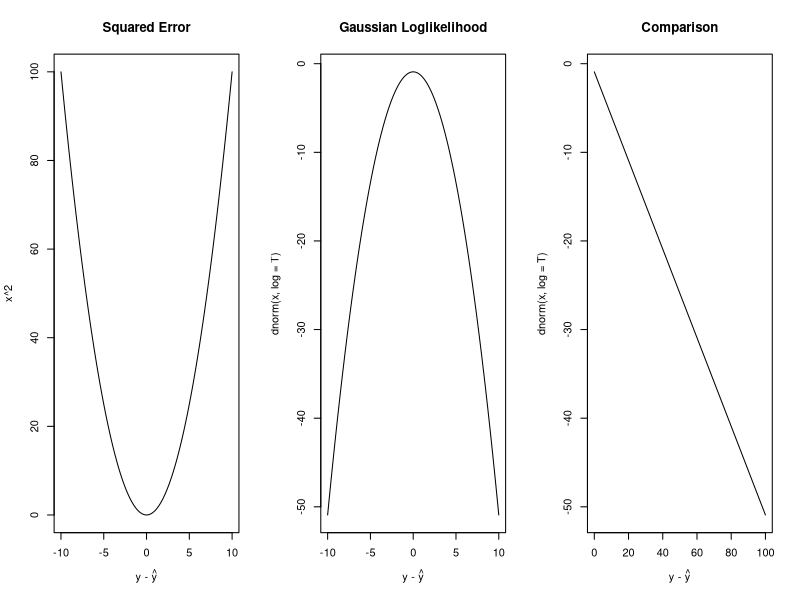

Generate this figure with R:
rm(list = objects())

library(ggplot2)

data("airquality")
data <- na.omit(subset(airquality, select=c(Ozone, Solar.R, Wind, Temp)))
head(data, n = 2)

# prepare response vector y

y <- data$Ozone
head(y)

# covariate matrix X
X <- as.matrix(cbind("(Intercept)" = 1, subset(data, select = -Ozone)))
head(X, n = 2)

beta <- solve(t(X)%*%X)%*%t(X)%*%y

ll <- function(beta, y, X){
  sd <- exp(beta[length(beta)])
  mu <- X%*%beta[-length(beta)]
  loglik <- dnorm(y, mean = mu, sd = sd, log = T)
  return(-sum(loglik))
}

mf <- model.frame(Ozone~Solar.R+Temp+Wind, data = data)
start <- c(rep(0, ncol(mf)),1)
opt <- optim(start, ll, method = "BFGS", control = list(reltol = 1e-20),
             y = model.response(mf), X=model.matrix(mf, data))

opt$par
as.vector(beta)
coef(lm(Ozone~Solar.R+Temp+Wind, data = data))
opt$par[-length(opt$par)]

# evaluate
opt$value
#Proof
logLik(lm(Ozone~Solar.R+Temp+Wind, data = data))

# OLS vs Gaussian MLE
x <- seq(-10, 10, length = 501)
xlab <- expression(paste("y - ", hat(y)))
par(mfrow = c(1, 3))
plot(x, x^2, type = "l", xlab = xlab, main = "Squared Error")
plot(x, dnorm(x, log = T), type = "l", xlab =xlab, main = "Gaussian Loglikelihood")
plot(x^2, dnorm(x, log = T), type = "l", xlab =xlab, main = "Comparison")